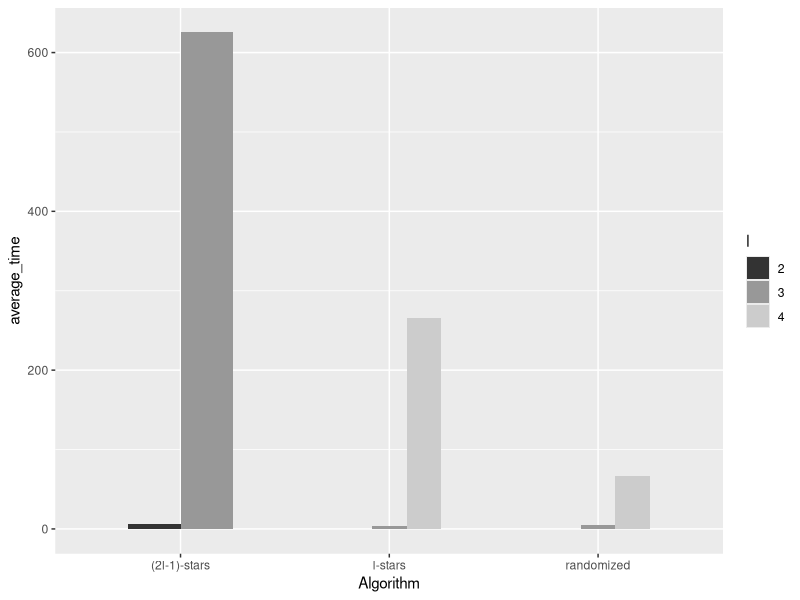
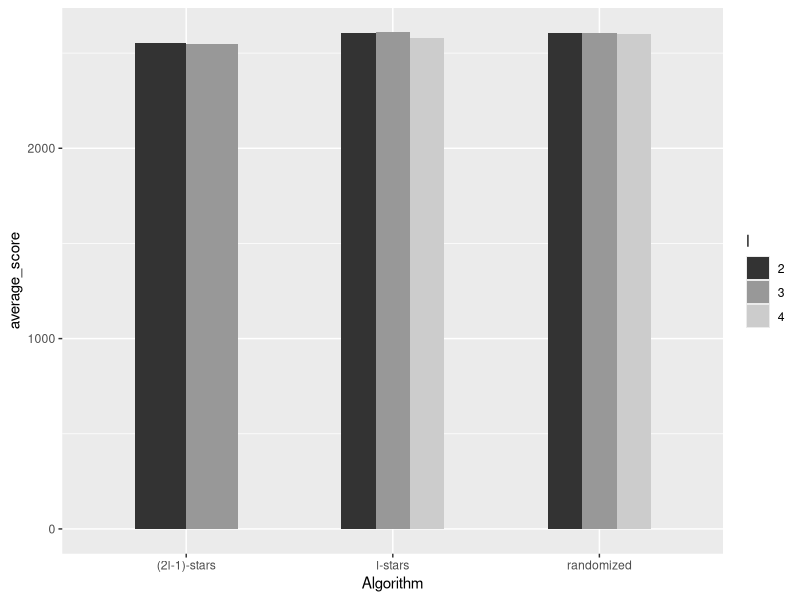
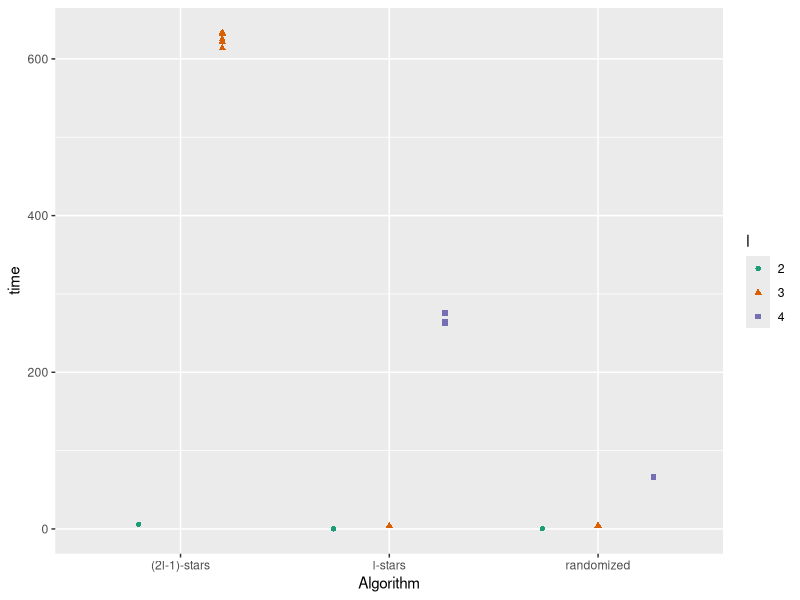
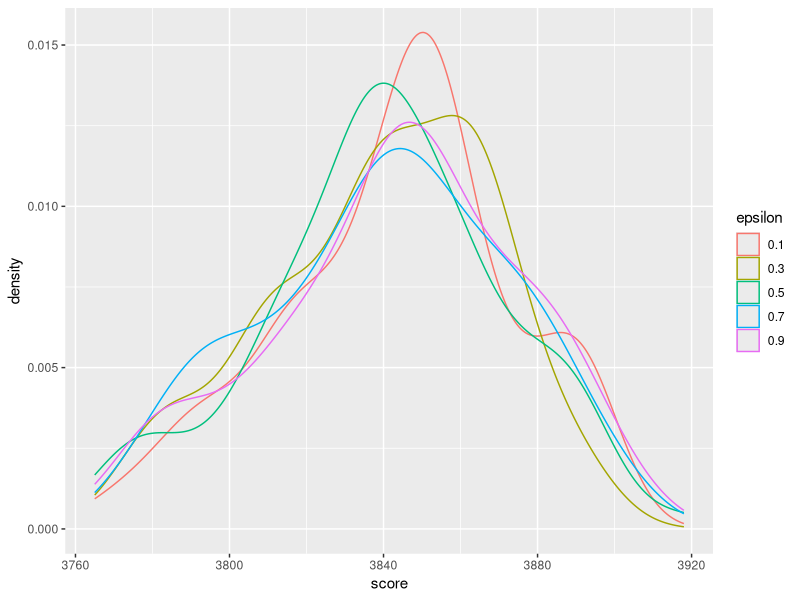

Here is the R script that generated these plots, in order:
## ---- chunk 1
knitr::opts_chunk$set(echo = TRUE, warning = FALSE, message = FALSE)
library(tidyverse)
## ---- chunk 2
algos_data <- read_csv("experiments.csv")
eps_data <- read_csv("randomized_eps.csv")
## ---- chunk 3
(algos_data %>% 
   drop_na(exact_score) %>% 
   mutate(actual_ratio=score/exact_score, max_expected_ratio=2-l/k) %>% 
   group_by(Algorithm, l) %>% 
   summarise(average_actual_ratio=mean(actual_ratio), max_expected_ratio=mean(max_expected_ratio)) %>% 
   mutate(k=5) %>% 
   relocate(k, .after = Algorithm) %>% 
   ungroup() -> table_approx_ratio)
## ---- chunk 4
(stats_l_stars <- algos_data %>% 
   filter(Algorithm=="l-stars" & k %in% c(7, 13) & seq_len==10) %>% 
   group_by(k, l) %>% 
   summarise(averge_time=mean(time), average_score=mean(score)) %>% 
   ungroup())
## ---- chunk 5
(stats_2l_stars <- algos_data %>% 
   filter(Algorithm=="(2l-1)-stars" & k %in% c(9, 13) & seq_len==10) %>% 
   group_by(k, l) %>% 
   summarise(averge_time=mean(time), average_score=mean(score)) %>% 
   ungroup())
## ---- chunk 6
(stats_randomized <- algos_data %>% 
   filter(Algorithm=="randomized" & k %in% c(7, 13, 19) & seq_len==10) %>% 
   group_by(k, l) %>% 
   summarise(averge_time=mean(time), average_score=mean(score)) %>% 
   ungroup())
## ---- chunk 7
(table_comparison <- algos_data %>% 
   filter(k==9 & seq_len==15) %>% 
   group_by(Algorithm, k, l) %>% 
   summarise(averge_time=mean(time), average_score=mean(score)) %>% 
   arrange(l) %>% 
   ungroup())
## ---- chunk 8
algos_data %>% 
  mutate(l=as.character(l)) %>% 
  filter(k==13 & seq_len==10) %>% 
  group_by(Algorithm, l) %>% 
  summarise(average_time=mean(time)) %>% 
  ggplot(aes(fill=l, y=average_time, x=Algorithm)) +
  geom_bar(stat = "identity", position="dodge", width=0.5) + 
  scale_fill_grey()
## ---- chunk 9
algos_data %>% 
  mutate(l=as.character(l)) %>% 
  filter(k==13 & seq_len==10) %>% 
  group_by(Algorithm, l) %>% 
  summarise(average_score=mean(score)) %>% 
  ggplot(aes(fill=l, y=average_score, x=Algorithm)) +
  geom_bar(stat = "identity", position="dodge", width=0.5) + 
  scale_fill_grey()
## ---- chunk 10
algos_data %>% 
  mutate(l=as.character(l)) %>% 
  filter(k==13 & seq_len==10) %>% 
  ggplot(aes(color=l, shape=l, y=time, x=Algorithm)) +
  geom_jitter(position = position_dodge(0.8)) + 
  scale_color_brewer(palette="Dark2")
## ---- chunk 11
(table_eps <- eps_data %>% 
   group_by(eps) %>% 
   summarise(average_time=mean(time), average_score=mean(score)) %>% 
   mutate(k=13, l=3) %>% 
   relocate(k, l) %>% 
   ungroup())
## ---- chunk 12
eps_data %>% 
  mutate(epsilon=as.factor(eps)) %>% 
  ggplot(aes(x=score, color=epsilon)) + geom_density()
## ---- chunk 13

